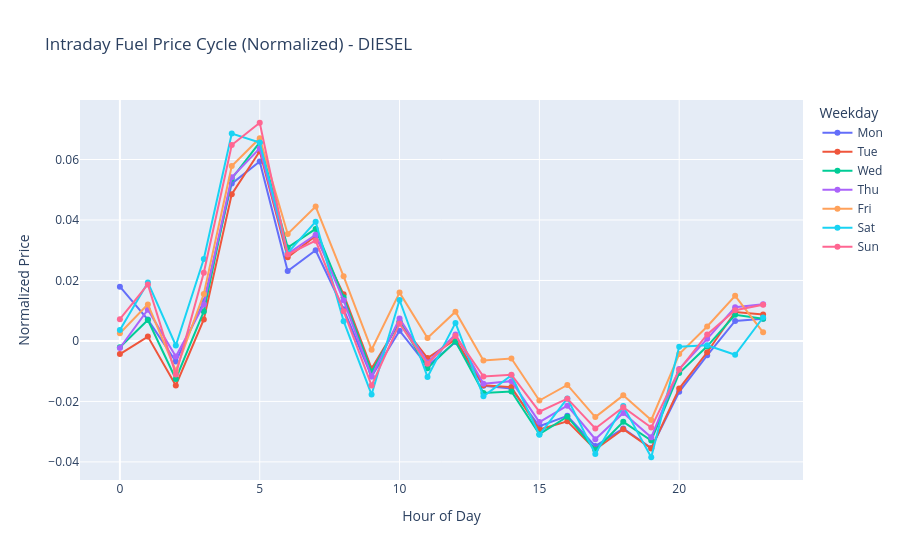

Notebook code for this chart:
### Markdown cell above
## Intraday Fuel Price Cycle (Normalized)

To eliminate differences in the general price level between individual gas stations, the price index is normalized for each station:

$$P^{norm}_t = P_t - \bar{P}_{station}$$

where $\bar{P}_{station}$ is the average price index of that specific station over the observation period.

Finally, the normalized price is averaged across all stations based on the **hour of the day** ($h$) and the **day of the week** ($d$):

$$\bar{P}_{h,d} = \frac{1}{N_{h,d}} \sum P^{norm}_{h,d}$$

The y-axis thus represents the **average deviation from the station-specific price level**.  
Positive values indicate above-average prices, while negative values indicate below-average prices for that particular time of day.

### Code cell
import polars as pl
import plotly.express as px

fuel_type = "diesel"
year = 2025
month = 10

df = pl.read_parquet(
    f"D:/data/derived/price_change_events/price_change_events_{year}_{month:02d}.parquet"
)
df = df.filter(pl.col("fuel_type") == fuel_type)
df = df.sort(["station_id", "fuel_type", "timestamp"])
df = df.with_columns(
    pl.col("price_change")
    .cum_sum()
    .over(["station_id", "fuel_type"])
    .alias("price_index")
)

df = df.with_columns(
    (
        pl.col("price_index")
        - pl.col("price_index").mean().over(["station_id", "fuel_type"])
    ).alias("price_norm")
)
hour_weekday_price = (
    df.group_by(["weekday", "hour"])
    .agg(pl.mean("price_norm").alias("mean_price"))
    .sort(["weekday", "hour"])
)
hour_weekday_price = hour_weekday_price.with_columns(
    pl.when(pl.col("weekday") == 1).then(pl.lit("Mon"))
    .when(pl.col("weekday") == 2).then(pl.lit("Tue"))
    .when(pl.col("weekday") == 3).then(pl.lit("Wed"))
    .when(pl.col("weekday") == 4).then(pl.lit("Thu"))
    .when(pl.col("weekday") == 5).then(pl.lit("Fri"))
    .when(pl.col("weekday") == 6).then(pl.lit("Sat"))
    .when(pl.col("weekday") == 7).then(pl.lit("Sun"))
    .otherwise(pl.lit("Unknown"))
    .alias("weekday_label")
)
plot_df = hour_weekday_price.to_pandas()

fig = px.line(
    plot_df,
    x="hour",
    y="mean_price",
    color="weekday_label",
    markers=True,
    title=f"Intraday Fuel Price Cycle (Normalized) - {fuel_type.upper()}"
)
fig.update_layout(
    xaxis_title="Hour of Day",
    yaxis_title="Normalized Price",
    legend_title="Weekday"
)
fig.show()

### Figure 1 — Plotly figure (JSON) as saved in the notebook; plotly's stock layout.template omitted (floating-point values rounded to 4 significant figures)
{"data": [{"hovertemplate": "weekday_label=Mon<br>hour=%{x}<br>mean_price=%{y}<extra></extra>", "legendgroup": "Mon", "line": {"color": "#636efa", "dash": "solid"}, "marker": {"symbol": "circle"}, "mode": "lines+markers", "name": "Mon", "orientation": "v", "showlegend": true, "type": "scatter", "x": [0, 1, 2, 3, 4, 5, 6, 7, 8, 9, 10, 11, 12, 13, 14, 15, 16, 17, 18, 19, 20, 21, 22, 23], "xaxis": "x", "y": [0.01796, 0.007052, -0.006802, 0.01309, 0.05203, 0.05932, 0.02311, 0.02997, 0.01047, -0.01176, 0.003402, -0.008306, -0.0003788, -0.01484, -0.01575, -0.02822, -0.02478, -0.03477, -0.02892, -0.03544, -0.01682, -0.004765, 0.006619, 0.007317], "yaxis": "y"}, {"hovertemplate": "weekday_label=Tue<br>hour=%{x}<br>mean_price=%{y}<extra></extra>", "legendgroup": "Tue", "line": {"color": "#EF553B", "dash": "solid"}, "marker": {"symbol": "circle"}, "mode": "lines+markers", "name": "Tue", "orientation": "v", "showlegend": true, "type": "scatter", "x": [0, 1, 2, 3, 4, 5, 6, 7, 8, 9, 10, 11, 12, 13, 14, 15, 16, 17, 18, 19, 20, 21, 22, 23], "xaxis": "x", "y": [-0.004349, 0.001435, -0.01473, 0.00709, 0.04855, 0.06275, 0.02765, 0.03469, 0.01541, -0.009142, 0.006164, -0.005674, 0.0004879, -0.01467, -0.01526, -0.02929, -0.02659, -0.03592, -0.0292, -0.03553, -0.01576, -0.003742, 0.009564, 0.008773], "yaxis": "y"}, {"hovertemplate": "weekday_label=Wed<br>hour=%{x}<br>mean_price=%{y}<extra></extra>", "legendgroup": "Wed", "line": {"color": "#00cc96", "dash": "solid"}, "marker": {"symbol": "circle"}, "mode": "lines+markers", "name": "Wed", "orientation": "v", "showlegend": true, "type": "scatter", "x": [0, 1, 2, 3, 4, 5, 6, 7, 8, 9, 10, 11, 12, 13, 14, 15, 16, 17, 18, 19, 20, 21, 22, 23], "xaxis": "x", "y": [-0.002072, 0.00692, -0.01257, 0.009761, 0.05367, 0.06565, 0.0309, 0.03706, 0.01444, -0.01019, 0.006485, -0.008989, -0.0001445, -0.0172, -0.01672, -0.03083, -0.02506, -0.03603, -0.02675, -0.03293, -0.01062, -0.001783, 0.008637, 0.007368], "yaxis": "y"}, {"hovertemplate": "weekday_label=Thu<br>hour=%{x}<br>mean_price=%{y}<extra></extra>", "legendgroup": "Thu", "line": {"color": "#ab63fa", "dash": "solid"}, "marker": {"symbol": "circle"}, "mode": "lines+markers", "name": "Thu", "orientation": "v", "showlegend": true, "type": "scatter", "x": [0, 1, 2, 3, 4, 5, 6, 7, 8, 9, 10, 11, 12, 13, 14, 15, 16, 17, 18, 19, 20, 21, 22, 23], "xaxis": "x", "y": [-0.002323, 0.01035, -0.00513, 0.01202, 0.0541, 0.06368, 0.0288, 0.03515, 0.01342, -0.01169, 0.007425, -0.007098, 0.002146, -0.01417, -0.0133, -0.02682, -0.0214, -0.0325, -0.02381, -0.03186, -0.009291, 0.0007065, 0.01115, 0.0121], "yaxis": "y"}, {"hovertemplate": "weekday_label=Fri<br>hour=%{x}<br>mean_price=%{y}<extra></extra>", "legendgroup": "Fri", "line": {"color": "#FFA15A", "dash": "solid"}, "marker": {"symbol": "circle"}, "mode": "lines+markers", "name": "Fri", "orientation": "v", "showlegend": true, "type": "scatter", "x": [0, 1, 2, 3, 4, 5, 6, 7, 8, 9, 10, 11, 12, 13, 14, 15, 16, 17, 18, 19, 20, 21, 22, 23], "xaxis": "x", "y": [0.002524, 0.01209, -0.00985, 0.01554, 0.05788, 0.06703, 0.03538, 0.04443, 0.02139, -0.002895, 0.01599, 0.0009733, 0.009684, -0.006477, -0.005784, -0.01971, -0.01455, -0.02519, -0.01799, -0.02613, -0.004318, 0.00479, 0.01492, 0.002838], "yaxis": "y"}, {"hovertemplate": "weekday_label=Sat<br>hour=%{x}<br>mean_price=%{y}<extra></extra>", "legendgroup": "Sat", "line": {"color": "#19d3f3", "dash": "solid"}, "marker": {"symbol": "circle"}, "mode": "lines+markers", "name": "Sat", "orientation": "v", "showlegend": true, "type": "scatter", "x": [0, 1, 2, 3, 4, 5, 6, 7, 8, 9, 10, 11, 12, 13, 14, 15, 16, 17, 18, 19, 20, 21, 22, 23], "xaxis": "x", "y": [0.003585, 0.01935, -0.001506, 0.02712, 0.06858, 0.0656, 0.02915, 0.03944, 0.006539, -0.01774, 0.01354, -0.0119, 0.00597, -0.01831, -0.01135, -0.03105, -0.01899, -0.03739, -0.02155, -0.03846, -0.001934, -0.001405, -0.004571, 0.00776], "yaxis": "y"}, {"hovertemplate": "weekday_label=Sun<br>hour=%{x}<br>mean_price=%{y}<extra></extra>", "legendgroup": "Sun", "line": {"color": "#FF6692", "dash": "solid"}, "marker": {"symbol": "circle"}, "mode": "lines+markers", "name": "Sun", "orientation": "v", "showlegend": true, "type": "scatter", "x": [0, 1, 2, 3, 4, 5, 6, 7, 8, 9, 10, 11, 12, 13, 14, 15, 16, 17, 18, 19, 20, 21, 22, 23], "xaxis": "x", "y": [0.007193, 0.01867, -0.01107, 0.02254, 0.06478, 0.07216, 0.02859, 0.03315, 0.009846, -0.01473, 0.005724, -0.007567, 0.001687, -0.01178, -0.01117, -0.02338, -0.01908, -0.02895, -0.02192, -0.02865, -0.009512, 0.002138, 0.01016, 0.01195], "yaxis": "y"}], "layout": {"legend": {"title": {"text": "Weekday"}, "tracegroupgap": 0}, "title": {"text": "Intraday Fuel Price Cycle (Normalized) - DIESEL"}, "xaxis": {"anchor": "y", "domain": [0, 1], "title": {"text": "Hour of Day"}}, "yaxis": {"anchor": "x", "domain": [0, 1], "title": {"text": "Normalized Price"}}}}
